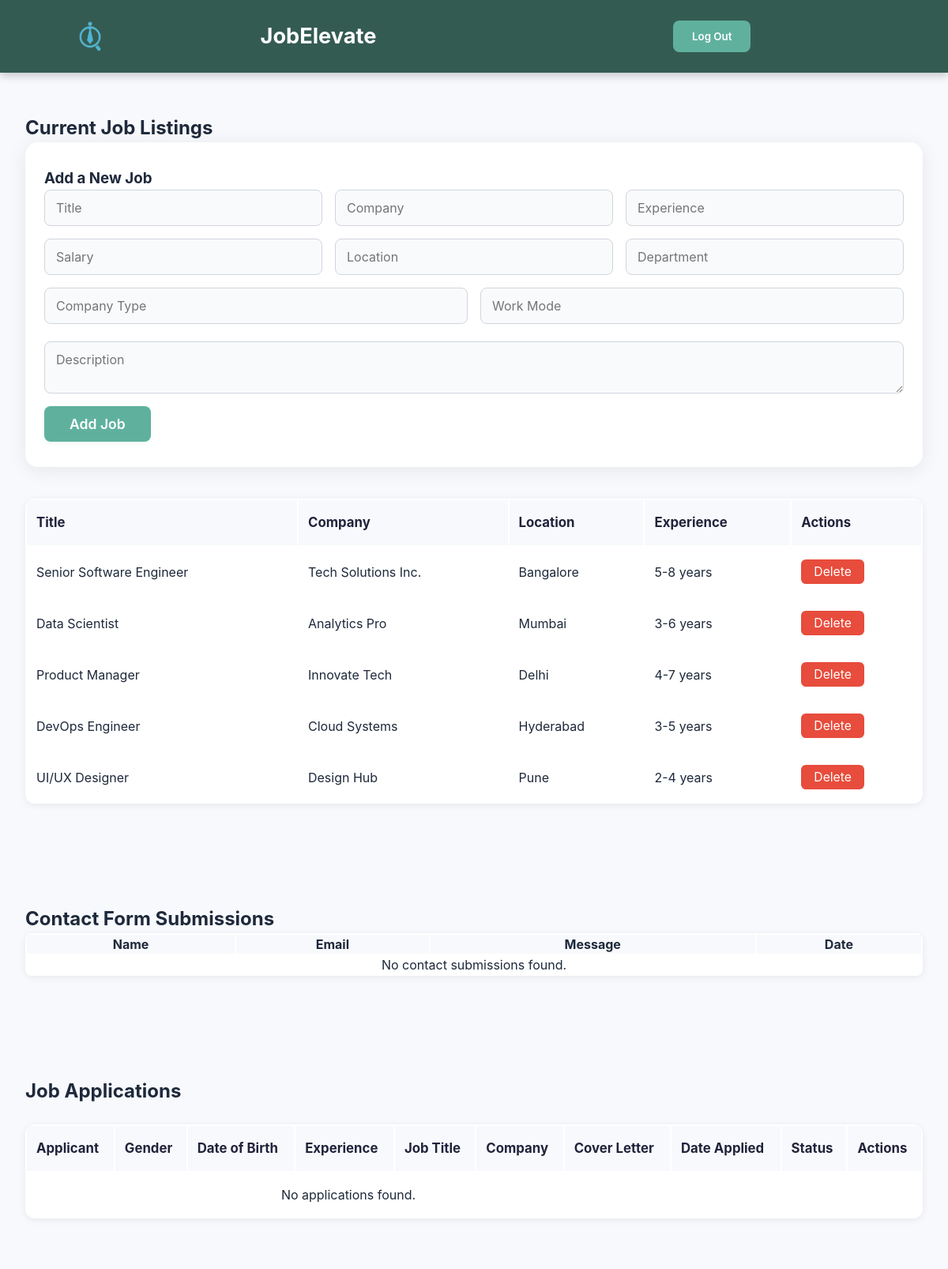
Page /admin (signed in) on the earlier database version.
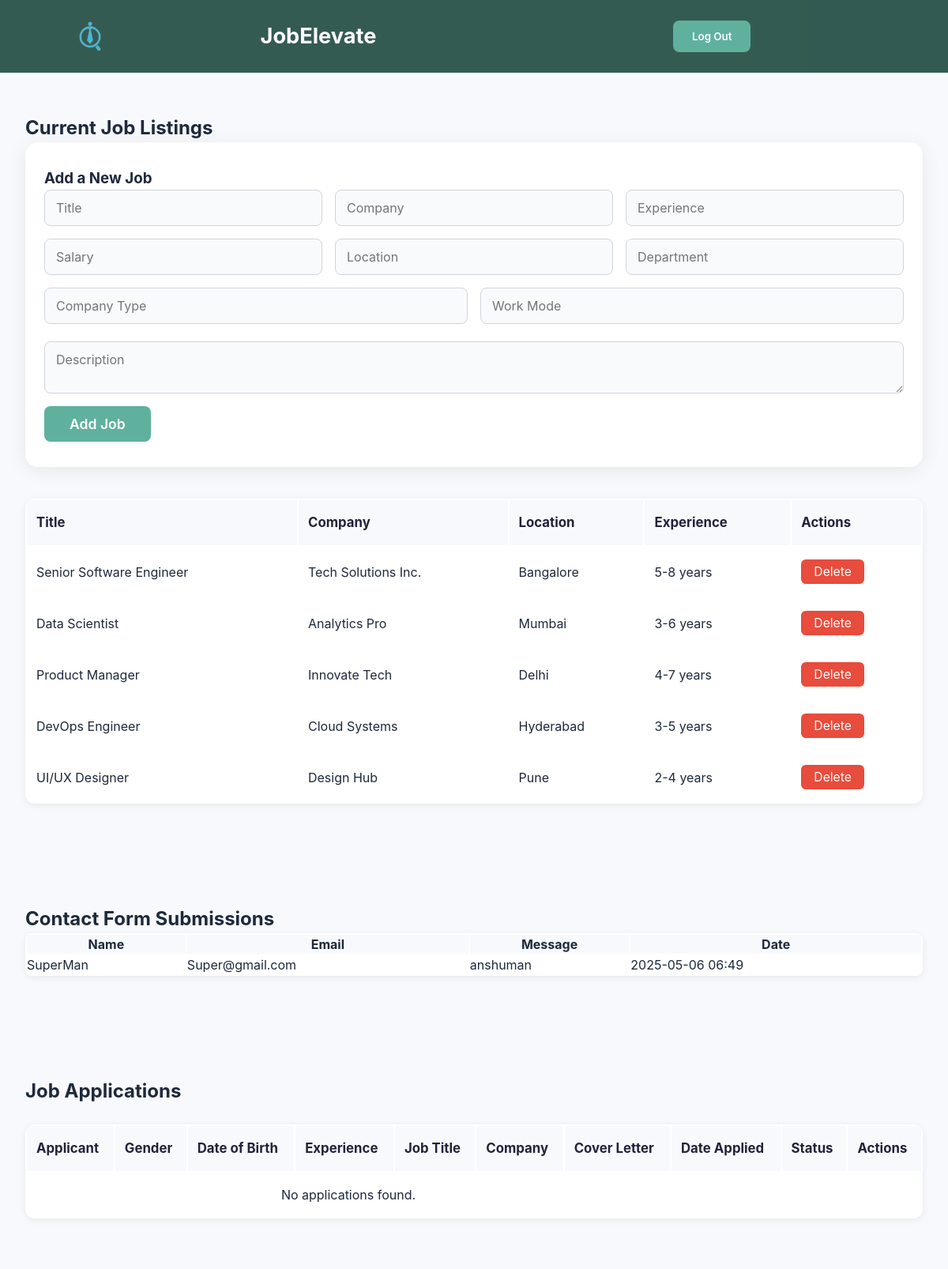
Same page on the later database version.
### app.py (models this page shows)
class Job(db.Model):
    id = db.Column(db.Integer, primary_key=True)
    title = db.Column(db.String(100), nullable=False)
    company = db.Column(db.String(100), nullable=False)
    experience = db.Column(db.String(20), nullable=False)
    salary = db.Column(db.String(50), nullable=True)
    location = db.Column(db.String(100), nullable=False)
    department = db.Column(db.String(100), nullable=False)
    company_type = db.Column(db.String(100), nullable=False)
    work_mode = db.Column(db.String(100), nullable=False)
    description = db.Column(db.Text, nullable=False)
    rating = db.Column(db.Float, nullable=True)
    reviews = db.Column(db.Integer, nullable=True)
    date_posted = db.Column(db.String(50), nullable=True)

class Contact(db.Model):
    id = db.Column(db.Integer, primary_key=True)
    name = db.Column(db.String(100), nullable=False)
    email = db.Column(db.String(100), nullable=False)
    message = db.Column(db.Text, nullable=False)
    date_submitted = db.Column(db.DateTime, default=datetime.utcnow)

### app.py (the view)
@app.route('/admin', methods=['GET', 'POST'])
@login_required
def admin():
    if current_user.role != 'admin':
        flash('Access denied: Admins only.', 'danger')
        return redirect(url_for('home'))
    jobs = Job.query.all()
    contacts = Contact.query.order_by(Contact.date_submitted.desc()).all()
    return render_template('admin.html', jobs=jobs, contacts=contacts)

### app.py (called while the page is built)
@login_manager.user_loader
def load_user(user_id):
    return db.session.get(User,int(user_id))

### templates/admin.html (shortened to what this page needs)
<!DOCTYPE html>
<html lang="en">
<head>
    <link rel="stylesheet" type="text/css" href="{{ url_for('static', filename='style.css') }}">
</head>
<body>
    <nav class="navbar">
        <div class="container">
            <div class="nav_wrapper">
                <a href="{{ url_for('home' ) }}" class="logo">
                    <img style="width: 80px; height: 60px; padding-left: 20px;" src="{{ url_for('static', filename='images/logo.PNG') }}" alt="logo">
                    <h3 style="text-decoration: none; color: white; padding-right: 190px;"><a style="text-decoration: none; color: white; font-size: 1.7rem;" href="{{ url_for('home' ) }}">JobElevate</a></h3>
                </a>
                <ul class="nav_menu">
                    {% if current_user.is_authenticated %}
                        <li class="nav_list"><button class="btn"><a style="text-decoration: none; color: white;" href="{{ url_for('logout') }}">Log Out</a></button></li>
                    {% endif %}
                </ul>
            </div>
        </div>
    </nav>
    <section class="job-listings">
        <div class="container" style="margin-top: 80px;">
            <h2>Current Job Listings</h2>
            <div class="admin-card">
                <form id="add-job-form" action="{{ url_for('add_job') }}" method="POST">
                    <h3>Add a New Job</h3>
                    <div class="admin-form-row">
                        <input name="title" placeholder="Title" required>
                        <input name="company" placeholder="Company" required>
                        <input name="experience" placeholder="Experience" required>
                        <input name="salary" placeholder="Salary">
                        <input name="location" placeholder="Location" required>
                        <input name="department" placeholder="Department" required>
                        <input name="company_type" placeholder="Company Type" required>
                        <input name="work_mode" placeholder="Work Mode" required>
                    </div>
                    <textarea name="description" placeholder="Description" required style="width:100%;margin-top:10px;"></textarea>
                    <button type="submit">Add Job</button>
                </form>
            </div>
            <table class="admin-table">
                <thead>
                    <tr>
                        <th>Title</th><th>Company</th><th>Location</th><th>Experience</th><th>Actions</th>
                    </tr>
                </thead>
                <tbody>
                    {% for job in jobs %}
                    <tr>
                        <td>{{ job.title }}</td>
                        <td>{{ job.company }}</td>
                        <td>{{ job.location }}</td>
                        <td>{{ job.experience }}</td>
                        <td>
                            <form action="{{ url_for('delete_job', job_id=job.id) }}" method="POST" style="display:inline;">
                                <button type="submit">Delete</button>
                            </form>
                        </td>
                    </tr>
                    {% else %}
                    <tr><td colspan="5" style="text-align:center;">No jobs found.</td></tr>
                    {% endfor %}
                </tbody>
            </table>
        </div>
    </section>
    <section class="job-listings">
        <div class="container">
            <h2>Contact Form Submissions</h2>
            <table style="width:100%; background:#fff; border-radius:8px; box-shadow:0 2px 10px rgba(0,0,0,0.07);">
                <thead>
                    <tr style="background:#f7f9fc;">
                        <th>Name</th><th>Email</th><th>Message</th><th>Date</th>
                    </tr>
                </thead>
                <tbody>
                    {% for contact in contacts %}
                    <tr>
                        <td>{{ contact.name }}</td>
                        <td>{{ contact.email }}</td>
                        <td>{{ contact.message }}</td>
                        <td>{{ contact.date_submitted.strftime('%Y-%m-%d %H:%M') }}</td>
                    </tr>
                    {% else %}
                    <tr><td colspan="4" style="text-align:center;">No contact submissions found.</td></tr>
                    {% endfor %}
                </tbody>
            </table>
        </div>
    </section>
    <section class="job-listings">
        <div class="container">
            <h2>Job Applications</h2>
            <table class="admin-table">
                <thead>
                    <tr>
                        <th>Applicant</th>
                        <th>Gender</th>
                        <th>Date of Birth</th>
                        <th>Experience</th>
                        <th>Job Title</th>
                        <th>Company</th>
                        <th>Cover Letter</th>
                        <th>Date Applied</th>
                        <th>Status</th>
                        <th>Actions</th>
                    </tr>
                </thead>
                <tbody>
                    {% for application in applications %}
                    <tr>
                        <td>{{ application.user.username }}</td>
                        <td>{{ application.gender or '-' }}</td>
                        <td>{{ application.dob or '-' }}</td>
                        <td>{{ application.experience or '-' }}</td>
                        <td>{{ application.job.title }}</td>
                        <td>{{ application.job.company }}</td>
                        <td>{{ application.cover_letter[:100] }}...</td>
                        <td>{{ application.date_applied.strftime('%Y-%m-%d %H:%M') }}</td>
                        <td>
                            <span class="status-{{ application.status.lower() }}">{{ application.status }}</span>
                        </td>
                        <td>
                            <form action="{{ url_for('update_application', app_id=application.id) }}" method="POST" style="display:inline;">
                                <select name="status" onchange="this.form.submit()">
                                    <option value="Pending" {% if application.status == 'Pending' %}selected{% endif %}>Pending</option>
                                    <option value="Accepted" {% if application.status == 'Accepted' %}selected{% endif %}>Accepted</option>
                                    <option value="Rejected" {% if application.status == 'Rejected' %}selected{% endif %}>Rejected</option>
                                </select>
                            </form>
                        </td>
                    </tr>
                    {% else %}
                    <tr><td colspan="7" style="text-align:center;">No applications found.</td></tr>
                    {% endfor %}
                </tbody>
            </table>
        </div>
    </section>
</body>
</html>

### static/style.css (style rules this page uses)
:root { --primary: #5fb19e; --primary-dark: #1f4a40; --secondary: #1f4a40; --accent: #f59e0b; --background: #f8fafc; --text: #1e293b; --text-light: #64748b; --white: #ffffff; --shadow: 0 4px 6px -1px rgb(0 0 0 / 0.1), 0 2px 4px -2px rgb(0 0 0 / 0.1); --shadow-lg: 0 10px 15px -3px rgb(0 0 0 / 0.1), 0 4px 6px -4px rgb(0 0 0 / 0.1); }
* { margin: 0; padding: 0; box-sizing: border-box; font-family: 'Inter', -apple-system, BlinkMacSystemFont, 'Segoe UI', Roboto, sans-serif; }
body { background-color: var(--background); color: var(--text); line-height: 1.5; overflow-x: hidden; }
.navbar { position: fixed; top: 0; left: 0; width: 100%; background: rgba(31, 74, 64, 0.9); z-index: 1000; transition: background 0.3s ease, box-shadow 0.3s ease; }
.nav_wrapper { display: flex; justify-content: space-between; align-items: center; padding: 1rem 2rem; max-width: 1200px; margin: 0 auto; }
.logo { text-decoration: none; font-size: 1.6rem; font-weight: 700; display: flex; align-items: center; gap: 0.5rem; color: #fff; }
.logo img { height: 45px; width: auto; border-radius: 8px; }
.nav_menu { display: flex; gap: 2rem; list-style: none; align-items: center; text-decoration: none; color: white; }
.btn { padding: 0.75rem 1.5rem; border: none; border-radius: 8px; font-weight: 600; cursor: pointer; transition: all 0.3s ease; background: #5fb19e; color: #fff ; text-decoration: none; outline: none; }
.container { max-width: 1200px; margin: 0 auto; padding: 0 2rem; }

### templates/admin.html (style rules this page uses)
.job-listings { padding: 4rem 0; background-color: #f7f9fc; }
.admin-card { background: #fff; border-radius: 16px; box-shadow: 0 4px 24px rgba(0,0,0,0.08); padding: 32px 24px; margin-bottom: 2.5rem; max-width: 1200px; margin-left: auto; margin-right: auto; }
.admin-form-row { display: flex; flex-wrap: wrap; gap: 16px; margin-bottom: 12px; }
.admin-card input, .admin-card textarea { flex: 1; padding: 12px 14px; border: 1px solid #d1d5db; border-radius: 8px; font-size: 1rem; transition: border 0.2s, box-shadow 0.2s; background: #f8fafc; }
.admin-card button { background: #5fb19e; color: #fff; border: none; padding: 12px 32px; border-radius: 8px; font-size: 1.1rem; font-weight: 600; cursor: pointer; margin-top: 10px; transition: background 0.2s, box-shadow 0.2s; box-shadow: 0 2px 8px rgba(95,177,158,0.08); }
.admin-table { width: 100%; background: #fff; border-radius: 12px; box-shadow: 0 2px 10px rgba(0,0,0,0.07); overflow: hidden; margin-top: 1.5rem; }
.admin-table th, .admin-table td { padding: 16px 12px; text-align: left; }
.admin-table th { background: #f7f9fc; font-weight: 700; color: #22223b; font-size: 1.05rem; }
.admin-table tr { border-bottom: 1px solid #f0f0f0; }
.admin-table tr:last-child { border-bottom: none; }
.admin-table td button { background: #e74c3c; color: #fff; border: none; padding: 6px 16px; border-radius: 6px; font-size: 0.98rem; cursor: pointer; transition: background 0.2s; }

Differences in the rows shown:
added Contact: name "SuperMan", email "Super@gmail.com", message "anshuman", date_submitted "2025-05-06 06:49"
Other differences:
text no longer shown: "No contact submissions found."
